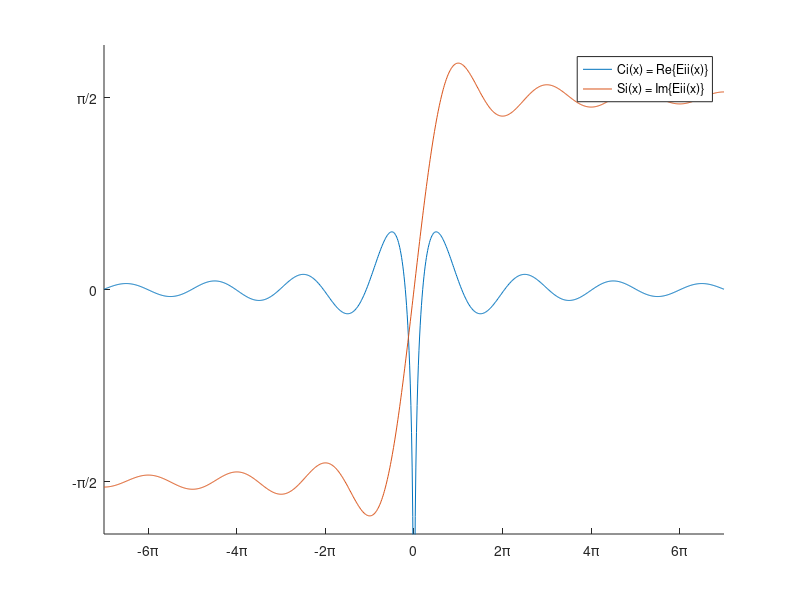

MATLAB code to generate this figure: (Note: this script raises an error after producing the figure.)
% etude des effets de bord des ondelettes harminuqe et littlewood-paley
eulerGamma = 0.5772156649;

%%
N = 7;

x = linspace(-N*pi, N*pi, 1001);
sinintX = nan(size(x));
cosintX = nan(size(x));
for ix = 1:length(x)
    sinintX(ix) = sinint(x(ix));
    cosintX(ix) = cosint(x(ix));
end

figure;
hold on
plot(x, cosintX);
plot(x, sinintX);
legend({'Ci(x) = Re\{Eii(x)\}', 'Si(x) = Im\{Eii(x)\}'}, 'Location', 'Best');
xlim([x(1), x(end)]);
ylim([-2 2]);
Xt = [0];
Xtl = {'0'};
n = 2;
while n <= N
    Xt = [-n*pi, Xt, n*pi];
    Xtl = cat(2, {['-', num2str(n), '\pi']}, Xtl);
    Xtl = cat(2, Xtl, {[num2str(n), '\pi']});
    n = n+2;
end
xticks(Xt);
xticklabels(Xtl);
yticks([-pi/2, 0, pi/2]);
yticklabels({'-\pi/2', '0', '\pi/2'});

%%

% Lambda = @(x) 1/(2*pi) * (sign(x)*(pi/2-sinint(abs(x)))  + 1i*cosint(abs(x)));
% 
% x = linspace(-5*pi, 5*pi, 1001);
% Lx = nan(size(x));
% for ix = 1:length(x)
%     Lx(ix) = Lambda(x(ix));
% end
% figure;
% plot(x, real(Lx));
% hold on
% plot(x, imag(Lx));

%% Lambda(a, b) en fonction de 1/a

alpha = 1;
beta = 2;
b = 5;
nu0 = 4;
F = linspace(0, 5, 1000); % 1/a
F = [F, linspace(1.9, 2.1, 1000)];
F = [F, linspace(3.9, 4.1, 1000)];
F = sort(F);

R = @(f) sign(beta*f-nu0)*pi/2 + 1i*Eii(2*pi*(beta*f-nu0)*b) - ( sign(alpha*f-nu0)*pi/2 + 1i*Eii(2*pi*(alpha*f-nu0)*b) );

Rf = nan(size(F));
for kf = 1:length(F)
    Rf(kf) = R(F(kf));
end

rRfnan = real(Rf);
Fnan = F;
kf = 1;
while kf < length(Fnan)
    if abs(rRfnan(kf+1) - rRfnan(kf)) > pi/2
        rRfnan = [rRfnan(1:kf), nan, rRfnan(kf+1:end)];
        Fnan = [Fnan(1:kf), (Fnan(kf)+Fnan(kf+1))/2, Fnan(kf+1:end)];
        kf = kf+2;
    else
        kf = kf+1;
    end
end

fig = figure;
fig.Position = fig.Position .* [1 1 0 0] + [0 0 420 300];
hold on
Rline = plot(Fnan, rRfnan);
Iline = plot(F, imag(Rf));
Absline = plot(F, abs(Rf), 'Color', 0.7*[1 0 0]);
ax = gca;
ax.ColorOrderIndex = 1;
Rline2 = plot(F, real(Rf), '--');
% uistack(Rline2, 'top');
% uistack(Rline, 'top');
% uistack(Absline, 'top');
xlim([F(1), F(end)]);
ylim([-3 3]);
xlabel('1/a');
legend({'Re\{\Lambda(a, b)\}', 'Im\{\Lambda(a, b)\}', '|\Lambda(a, b)|'}, 'Location', 'NorthWest');
xticks([0, nu0/beta, nu0/alpha]);
xticklabels({'0', '\nu_0 /\beta', '\nu_0 /\alpha'});
yticks([-pi/2, 0, pi/2]);
yticklabels({'-\pi/2', '0', '\pi/2'});

%% Lambda(a, b) en fonction de b

alpha = 1;
beta = 2;
a = 1/1.5;
nu0 = 4;
TauAlpha = 1/abs(alpha/a-nu0);
B = linspace(-10*TauAlpha, 10*TauAlpha, 1000);

R = @(b) sign(beta/a-nu0)*pi/2 + 1i*Eii(2*pi*(beta/a-nu0)*b) - ( sign(alpha/a-nu0)*pi/2 + 1i*Eii(2*pi*(alpha/a-nu0)*b) );

Rb = nan(size(B));
for kb = 1:length(B)
    Rb(kb) = R(B(kb));
end

fig = figure;
fig.Position = fig.Position .* [1 1 0 0] + [0 0 420 300];
hold on
Rline = plot(B, real(Rb));
Iline = plot(B, imag(Rb));
Absline = plot(B, abs(Rb), 'Color', 0.7*[1 0 0]);
% uistack(Rline2, 'top');
% uistack(Rline, 'top');
% uistack(Absline, 'top');
xlim([B(1), B(end)]);
xlabel('b');
legend({'Re\{\Lambda(a, b)\}', 'Im\{\Lambda(a, b)\}', '|\Lambda(a, b)|'}, 'Location', 'NorthWest');
Xt = [0];
Xtl = {'0'};
n = 2;
while n <= N
    Xt = [-n*pi, Xt, n*pi];
    Xtl = cat(2, {['-', num2str(n), '\pi']}, Xtl);
    Xtl = cat(2, Xtl, {[num2str(n), '\pi']});
    n = n+2;
end
% xticks([0, nu0/beta, nu0/alpha]);
% xticklabels({'0', '\nu_0 /\beta', '\nu_0 /\alpha'});
% yticks([-pi/2, 0, pi/2]);
% yticklabels({'-\pi/2', '0', '\pi/2'});

%% Lambda(a, b) en fonction de 1/a et b

alpha = 1;
beta = 2;
nu0 = 4;
TauAlpha = 1/abs(alpha/a-nu0);

F = linspace(0, 6, 100);
F = [F, 2 + logspace(-8, 0, 30)];
F = [F, 2 - logspace(-8, 0, 30)];
F = [F, 4 + logspace(-8, 0, 30)];
F = [F, 4 - logspace(-8, 0, 30)];
F = sort(F);

B = linspace(-10, 10, 100);
B = [B, 0 + logspace(-8, -1, 30)];
B = [B, 0 - logspace(-8, -1, 30)];
B = sort(B);

B = linspace(0, 10, 100);
B = [B, 0 + logspace(-8, -1, 50)];
B = sort(B);

R = @(f, b) sign(beta*f-nu0)*pi/2 + 1i*Eii(2*pi*(beta*f-nu0)*b) - ( sign(alpha*f-nu0)*pi/2 + 1i*Eii(2*pi*(alpha*f-nu0)*b) );

Rfb = nan(length(F), length(B));
for kf = 1:length(F)
    for kb = 1:length(B)
        Rfb(kf, kb) = R(F(kf), B(kb));
    end
end

[Bgrid, Fgrid] = meshgrid(B, F);

%%

figure;
surf(Fgrid, Bgrid, abs(Rfb), 'EdgeColor', 'none', 'FaceColor', [0 0.4470 0.7410], 'FaceLighting', 'gouraud');
xlabel('1/a');
ylabel('b');
zlabel('|\Lambda(a,b)|'),
zlim([0, 8]);
% zticks([0, 2*pi]);
% zticklabels({'0', '2\pi'});
xticks([0, nu0/beta, nu0/alpha]);
xticklabels({'0', '\nu_0/\beta', '\nu_0/\alpha'});
set(gca, 'XDir','reverse')
light();

%% T[U](a, b)

alpha = 1;
beta = 2;
nu0 = 4;

F = linspace(0, 6, 100);
F = [F, 2 + logspace(-8, 0, 30)];
F = [F, 2 - logspace(-8, 0, 30)];
F = [F, 4 + logspace(-8, 0, 30)];
F = [F, 4 - logspace(-8, 0, 30)];
F = sort(F);

B = linspace(0, 10, 2);

TUfb = nan(length(F), length(B));
for kf = 1:length(F)
    for kb = 1:length(B)
        TUfb(kf, kb) = (F(kf) >= nu0/beta) & (F(kf) <= nu0/alpha);
    end
end

[Bgrid, Fgrid] = meshgrid(B, F);

figure;
surf(Fgrid, Bgrid, abs(TUfb), 'EdgeColor', 'none', 'FaceColor', [0 0.4470 0.7410], 'FaceLighting', 'gouraud');
xlabel('1/a');
ylabel('b');
zlabel('|T[U](a,b)|'),
zlim([0, 1.5]);
% zticks([0, 2*pi]);
% zticklabels({'0', '2\pi'});
xticks([0, nu0/beta, nu0/alpha]);
xticklabels({'0', '\nu_0/\beta', '\nu_0/\alpha'});
zticks([0, 1]);
set(gca, 'XDir','reverse')
light();


%% fonctions

function I = sinint(x)
if x == 0
    I = 0;
    return
end

dx = 0.01;

X = linspace(0, x, ceil(abs(x/dx)) + 1);
dx = mean(diff(X));

Y = sinc(X/pi);

I = (sum(Y) - (Y(1)+Y(end))/2) * dx;
end

function I = cosint(x)
x = abs(x);

if x == 0
    I = nan;
    return
end

dx = 0.01;

X = linspace(0, x, ceil(x/dx) + 1);
dx = mean(diff(X));

Y = (cos(X) - 1) ./ X;
Y(1) = 0;

I = (sum(Y) - (Y(1)+Y(end))/2) * dx;

I = 0.5772156649 + log(x) + I;
end

function I = Eii(x)
I = cosint(x) + 1i*sinint(x);
end